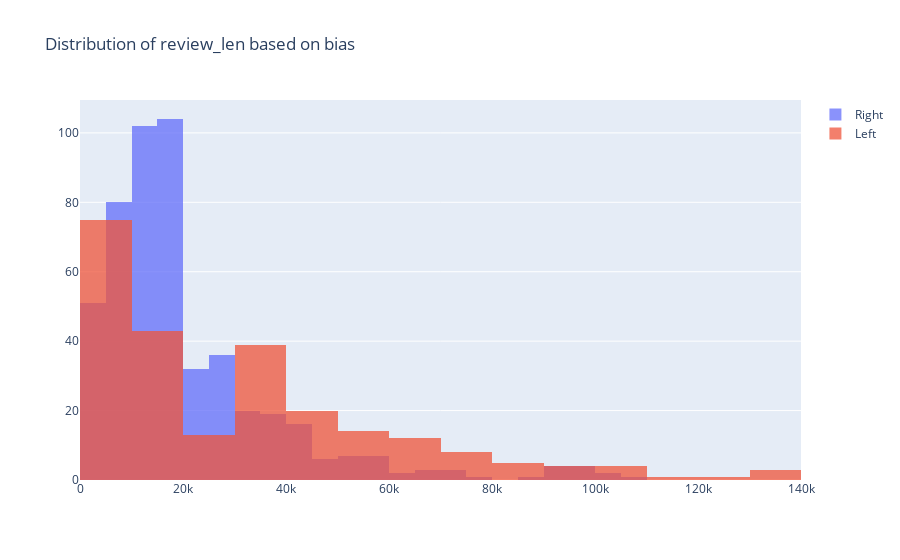

Source (notebook cell):
### Code cell
x1 = df.loc[df['Bias_num'] == 1, 'review_len']
x0 = df.loc[df['Bias_num'] == 0, 'review_len']

trace1 = go.Histogram(
    x=x0, name='Right',
    opacity=0.75
)
trace2 = go.Histogram(
    x=x1, name = 'Left',
    opacity=0.75
)

data = [trace1, trace2]
layout = go.Layout(barmode='overlay', title='Distribution of review_len based on bias')
fig = go.Figure(data=data, layout=layout)
fig.show()

### Figure 1 — Plotly figure (JSON) as saved in the notebook; plotly's stock layout.template omitted (floating-point values rounded to 4 significant figures; data arrays with more than 128 entries replaced by an {"elided": "..."} marker saying what was removed)
{"data": [{"name": "Right", "opacity": 0.75, "type": "histogram", "x": {"elided": "501 int values"}}, {"name": "Left", "opacity": 0.75, "type": "histogram", "x": {"elided": "242 int values"}}], "layout": {"barmode": "overlay", "title": {"text": "Distribution of review_len based on bias"}}}
